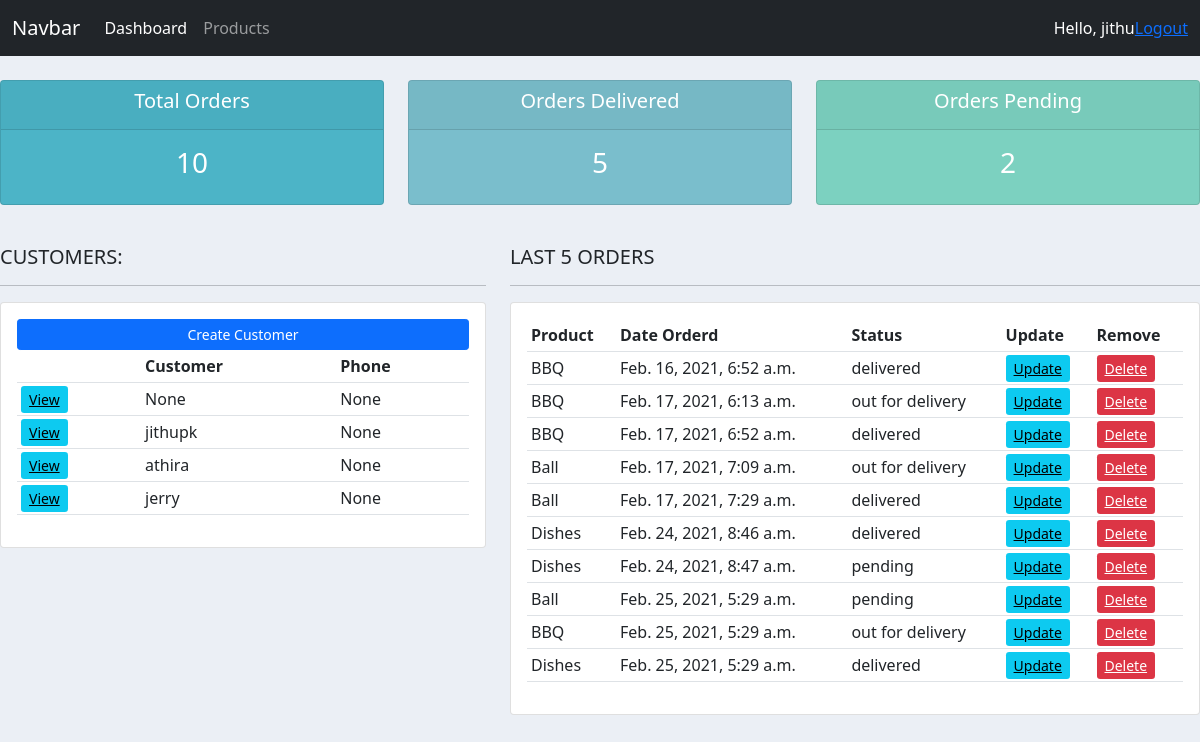
The app's page / (signed in) with its own data.
### cms/models.py (models this page shows, shortened)
class Customer(models.Model):
    user = models.OneToOneField(User, null=True, blank=True, on_delete=models.CASCADE)
    name = models.CharField(max_length=100, null=True)
    phone = models.CharField(max_length=100, null=True)
    email = models.CharField(max_length=100, null=True)
    profile_pic = models.ImageField( default="default.jpg",null=True, blank=True)
    date_created = models.DateTimeField(auto_now_add=True, null=True)

class Order(models.Model):
    STATUS = (
        ('pending', 'pending'),
        ('out for delivery', 'out for delivery'),
        ('delivered', 'delivered')
    )
    customer = models.ForeignKey(Customer, null=True, on_delete=models.SET_NULL)
    product = models.ForeignKey(Product, null=True, on_delete=models.SET_NULL)
    date_created = models.DateTimeField(auto_now_add=True, null=True)
    status = models.CharField(max_length=100, null=True, choices=STATUS)
    note = models.CharField(max_length=100, null=True, blank=True)

class Product(models.Model):
    CATEGORY = (
        ('indoor', 'indoor'),
        ('out door', 'out door'),
        ('winter', 'winter')
    )
    name = models.CharField(max_length=100, null=True)
    price = models.FloatField(null=True)
    category = models.CharField(max_length=100, null=True, choices=CATEGORY)
    description = models.CharField(max_length=100, null=True, blank=True)
    date_created = models.DateTimeField(auto_now_add=True, null=True)
    tag = models.ManyToManyField(Tag)
    def __str__(self):
        return self.name

### cms/decorators.py (the view)
    def wrapper_func(request, *args, **kwargs):
        group = None
        if request.user.groups.exists():
            group = request.user.groups.all()[0].name
        if group == 'customer':
            return redirect('user-page')
        elif group == 'admin':
            return view_func(request, *args, **kwargs)
        else:
            return render(request, 'cms/login')

### cms/views.py (called while the page is built)
@login_required(login_url='login')
@admin_only
def home(request):
    orders = Order.objects.all()
    customers = Customer.objects.all()
    total_customers = customers.count()
    total_orders= orders.count()
    delivered = orders.filter(status='delivered').count()
    pending_orders = orders.filter(status='pending').count()
    context = {
        'orders': orders,
        'customers': customers,
        'total_customers': total_customers,
        'total_orders': total_orders,
        'delivered': delivered,
        'pending_orders': pending_orders
    }
    return render(request, 'cms/dashboard.html', context)

### cms/templates/cms/dashboard.html
{% extends "cms/main.html" %}
{% block content %}
{% include "cms/status.html" %}
<br>
<div class="row">
	<div class="col-md-5">
		<h5>CUSTOMERS:</h5>
		<hr>
		<div class="card card-body">
			<a class="btn btn-primary  btn-sm btn-block" href="">Create Customer</a>
			<table class="table table-sm">
				<tr>
					<th></th>
					<th>Customer</th>
					<th>Phone</th>
				</tr>
				{% for i in customers %}
				<tr>
					<td><a  class="btn-sm btn-info" href="{% url 'customer' i.id %}">View</a></td>
					<td>{{i.name}}</td>
					<td>{{i.phone}}</td>
				</tr>
				{% endfor %}
			</table>
		</div>
	</div>
	<div class="col-md-7">
		<h5>LAST 5 ORDERS</h5>
		<hr>
		<div class="card card-body">
			<table class="table table-sm">
				<tr>
					<th>Product</th>
					<th>Date Orderd</th>
					<th>Status</th>
					<th>Update</th>
					<th>Remove</th>
				</tr>
				{% for order in orders %}
				<tr>
					<td>{{order.product}}</td>
					<td>{{order.date_created}}</td>
					<td>{{order.status}}</td>
					<td><a class="btn-sm btn-info" href="{% url 'order_update' order.id %}">Update</a></td>
					<td><a class="btn-sm btn-danger" href="{% url 'order_delete' order.id %}">Delete</a></td>
				</tr>
				{% endfor %}
			</table>
		</div>
	</div>
</div>
{% endblock %}

### cms/templates/cms/main.html (shortened to what this page needs)
<!doctype html>
<html lang="en">
  <head>
    {% load static %}
    <link href="https://cdn.jsdelivr.net/npm/bootstrap@5.0.0-beta2/dist/css/bootstrap.min.css" rel="stylesheet">
    <link rel="stylesheet" href="{% static 'css/main.css' %}">
  </head>
  <body>
      {% include "cms/navbar.html" %}
    {% block content %}
    {% endblock %}
  </body>
</html>

### cms/templates/cms/navbar.html (shortened to what this page needs)
<nav class="navbar navbar-expand-lg navbar-dark bg-dark">
    <div class="container-fluid">
      <a class="navbar-brand" href="#">Navbar</a>
      <div class="collapse navbar-collapse" id="navbarNav">
        <ul class="navbar-nav">
          {% if request.user.is_staff %}
          <li class="nav-item">
            <a class="nav-link active" aria-current="page" href="#">Dashboard</a>
          </li>
          <li class="nav-item">
            <a class="nav-link" href="{% url 'product' %}">Products</a>
          </li>
          {% else %}
          <li class="nav-item">
            <a class="nav-link" href="{% url 'settings' %}">Settings</a>
          </li>
          {% endif %}
        </ul>
      </div>
      <span class="text-white">Hello,  {{request.user}}</span>
      <span><a href="{% url 'logout' %}">Logout</a></span>
    </div>
  </nav>

### cms/templates/cms/status.html
<br>
<div class="row">
	<div class="col">
		<div class="col-md">
			<div class="card text-center text-white  mb-3" id="total-orders">
			  	<div class="card-header">
			  		<h5 class="card-title">Total Orders</h5>
			  	</div>
			  	<div class="card-body">
			    	<h3 class="card-title">{{total_orders}}</h3>
			  	</div>
			</div>
		</div>
	</div>
	<div class="col">
		<div class="col-md">
			<div class="card text-center text-white  mb-3" id="orders-delivered">
			  	<div class="card-header">
			  		<h5 class="card-title">Orders Delivered</h5>
			  	</div>
			  	<div class="card-body">
			    	<h3 class="card-title">{{delivered}}</h3>
			  	</div>
			</div>
		</div>
	</div>
	<div class="col">
		<div class="col-md">
			<div class="card text-center text-white  mb-3" id="orders-pending">
			  	<div class="card-header">
			  		<h5 class="card-title">Orders Pending</h5>
			  	</div>
			  	<div class="card-body">
			    	<h3 class="card-title">{{pending_orders}}</h3>
			  	</div>
			</div>
		</div>
	</div>
</div>

### cms/static/css/main.css (style rules this page uses)
body { background-color: #ebeff5; }
#total-orders { background-color: #4cb4c7; }
#orders-delivered { background-color: #7abecc; }
#orders-pending { background-color: #7CD1C0; }

### records on screen
Customer: name "None", phone "None"
Customer: name "jithupk", phone "None"
Customer: name "athira", phone "None"
Customer: name "jerry", phone "None"
Order: product "BBQ", date_created "Feb. 16, 2021, 6:52 a.m.", status "delivered"
Order: product "BBQ", date_created "Feb. 17, 2021, 6:13 a.m.", status "out for delivery"
Order: product "BBQ", date_created "Feb. 17, 2021, 6:52 a.m.", status "delivered"
Order: product "Ball", date_created "Feb. 17, 2021, 7:09 a.m.", status "out for delivery"
Order: product "Ball", date_created "Feb. 17, 2021, 7:29 a.m.", status "delivered"
Order: product "Dishes", date_created "Feb. 24, 2021, 8:46 a.m.", status "delivered"
Order: product "Dishes", date_created "Feb. 24, 2021, 8:47 a.m.", status "pending"
Order: product "Ball", date_created "Feb. 25, 2021, 5:29 a.m.", status "pending"
Order: product "BBQ", date_created "Feb. 25, 2021, 5:29 a.m.", status "out for delivery"
Order: product "Dishes", date_created "Feb. 25, 2021, 5:29 a.m.", status "delivered"

### other values on screen
{{ request.user }} "jithu"
{{ total_orders }} "10"
{{ delivered }} "5"
{{ pending_orders }} "2"
